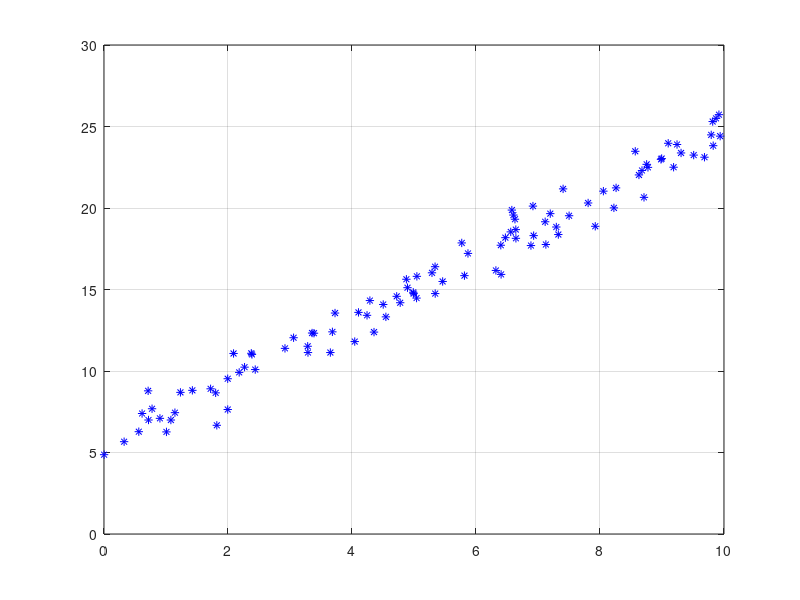

MATLAB code for this plot: (Note: this script raises an error after producing the figure.)
x=  rand(1,100).*10
noise = randn(1,100)
y = 2*x +5 + noise;
% y = 

figure

plot(x,y,'b*')
grid on

constant = lsqcurvefit(@f, [0;-0.1], x, y);

m = constant(1)
c = constant(2)

xfit = 0: 0.1 : 10;
yfit = f(constant, xfit);

figure
plot(x,y,'b*')
hold on
plot(xfit, yfit,'r','linewidth',2)
grid on